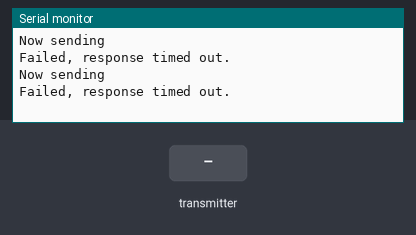
Simulated run of this sketch. Board: Arduino Uno, built with avr-gcc and run on an emulated ATmega328P. On the bench: the last lines printed to the serial monitor. The inputs (shaded band) are chosen by the test bench. No radio packets arrive unless stated.

Above: at 1.2 s.
1.3 s: the transmitter starts sending Q = 0
At 2.9 s:
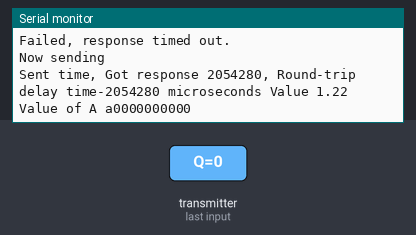
3.5 s: the transmitter starts sending Q = 64
At 4.9 s:
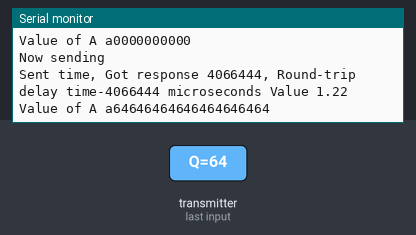
Timing chart, 0 to 6.5 s (numbered marks = the images above; inputs shaded):
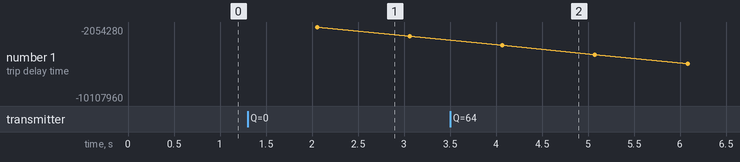

Measured:
- after the input at 1.3 s, the serial monitor: prints a new line after 0.76 s (image 1)
- after the input at 3.5 s, the serial monitor: prints a new line after 0.58 s (image 2)
- plotted number 1: -3060384 → -10107960 after the input at 3.5 s

The sketch:

nrf.ino
```cpp
/*
* Getting Started example sketch for nRF24L01+ radios
* This is an example of how to send data from one node to another using data structures
* Updated: Dec 2014 by TMRh20
*/

#include <SPI.h>
#include "RF24.h"

byte addresses[][6] = {"1Node","2Node"};

unsigned char Q=78;
/****************** User Config ***************************/
/***      Set this radio as radio number 0 or 1         ***/
bool radioNumber = 1;

/* Hardware configuration: Set up nRF24L01 radio on SPI bus plus pins 7 & 8 */
RF24 radio(7,8);
/**********************************************************/


// Used to control whether this node is sending or receiving
bool role = 0;

/**
* Create a data structure for transmitting and receiving data
* This allows many variables to be easily sent and received in a single transmission
* See http://www.cplusplus.com/doc/tutorial/structures/
*/
struct dataStruct{
  unsigned long _micros;
  float value;
  char B=68;
  char A[10];
}myData;

void setup() {

  Serial.begin(115200);
  Serial.println(F("RF24/examples/GettingStarted_HandlingData"));
  Serial.println(F("*** PRESS 'T' to begin transmitting to the other node"));

  radio.begin();

  // Set the PA Level low to prevent power supply related issues since this is a
 // getting_started sketch, and the likelihood of close proximity of the devices. RF24_PA_MAX is default.
  radio.setPALevel(RF24_PA_LOW);

  // Open a writing and reading pipe on each radio, with opposite addresses
  if(radioNumber){
    radio.openWritingPipe(addresses[1]);
    radio.openReadingPipe(1,addresses[0]);
  }else{
    radio.openWritingPipe(addresses[0]);
    radio.openReadingPipe(1,addresses[1]);
  }

  myData.value = 1.22;
  myData.B='a';
  myData.A[0]='W';
  myData.A[1]='W';myData.A[2]='W';myData.A[3]='W';myData.A[4]='W';myData.A[5]='W';
  myData.A[6]='\0';
  // Start the radio listening for data
  radio.startListening();
  myData._micros=1000;
}


void loop() {

  role=1;
/****************** Ping Out Role ***************************/
if (role == 1)  {

    radio.stopListening();                                    // First, stop listening so we can talk.


    Serial.println(F("Now sending"));

    myData._micros = micros();
     if (!radio.write( &myData, sizeof(myData) )){
       Serial.println(F("failed"));
     }

    radio.startListening();                                    // Now, continue listening

    unsigned long started_waiting_at = millis();               // Set up a timeout period, get the current microseconds
    boolean timeout = false;                                   // Set up a variable to indicate if a response was received or not

    while ( ! radio.available() ){                             // While nothing is received
      if (millis() - started_waiting_at > 20 ){            // If waited longer than 200ms, indicate timeout and exit while loop
          timeout = true;
          break;
      }
    }

    if ( timeout ){                                             // Describe the results
        Serial.println(F("Failed, response timed out."));
    }else{
                                                             // Grab the response, compare, and send to debugging spew
        radio.read( &Q, sizeof(Q) );
        // Spew it
        Serial.print(F("Sent "));
        Serial.print("time");
        Serial.print(F(", Got response "));
        Serial.print(myData._micros);
        Serial.print(F(", Round-trip delay "));
        Serial.print("time-");
        Serial.print(myData._micros);
        Serial.print(F(" microseconds Value "));
        Serial.println(myData.value);
        Serial.print("Value of A ");
        Serial.print(myData.B);

        for(int i=0;i<10;i++)
          Serial.print(Q);
        Serial.println();
      }
    Serial.println();
    // Try again 1s later
    delay(1000);
  }


/****************** Pong Back Role ***************************/

  if ( role == 0 )
  {

    if( radio.available()){
                                                           // Variable for the received timestamp
      while (radio.available()) {                          // While there is data ready
        radio.read( &myData, sizeof(myData) );             // Get the payload
      }

      radio.stopListening();                               // First, stop listening so we can talk
      myData.value += 0.01;                                // Increment the float value
      radio.write( &myData, sizeof(myData) );              // Send the final one back.
      radio.startListening();                              // Now, resume listening so we catch the next packets.
      Serial.print(F("Sent response "));
      Serial.print(myData._micros);
      Serial.print(F(" : "));
      Serial.println(myData.value);
      Serial.println(myData.B);
   }
 }


/****************** Change Roles via Serial Commands ***************************/

/*  if ( Serial.available() )
  {
    char c = toupper(Serial.read());
    if ( c == 'T' && role == 0 ){
      Serial.print(F("*** CHANGING TO TRANSMIT ROLE -- PRESS 'R' TO SWITCH BACK"));
      role = 1;                  // Become the primary transmitter (ping out)

   }else
    if ( c == 'R' && role == 1 ){
      Serial.println(F("*** CHANGING TO RECEIVE ROLE -- PRESS 'T' TO SWITCH BACK"));
       role = 0;                // Become the primary receiver (pong back)
       radio.startListening();

    }
  }
*/

} // Loop
```
